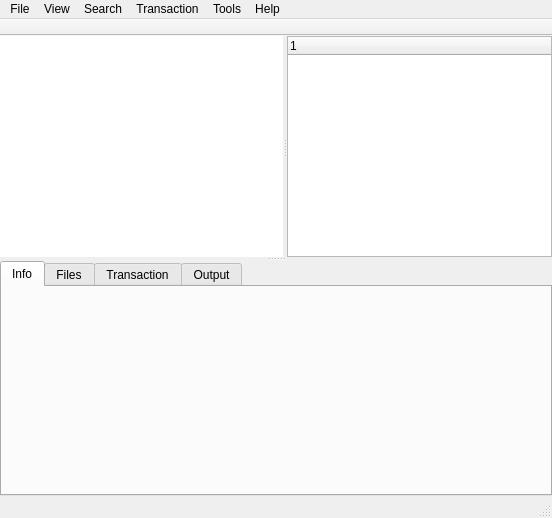
<?xml version="1.0" encoding="UTF-8"?>
<ui version="4.0">
 <class>MainWindow</class>
 <widget class="QMainWindow" name="MainWindow">
  <property name="geometry">
   <rect>
    <x>0</x>
    <y>0</y>
    <width>552</width>
    <height>518</height>
   </rect>
  </property>
  <property name="windowTitle">
   <string>Octopi</string>
  </property>
  <property name="windowIcon">
   <iconset>
    <normaloff>:/resorces/icons/resources/icons/octopi_yellow.png</normaloff>:/resorces/icons/resources/icons/octopi_yellow.png</iconset>
  </property>
  <widget class="QWidget" name="centralWidget">
   <property name="enabled">
    <bool>true</bool>
   </property>
   <layout class="QGridLayout" name="gridLayout">
    <property name="leftMargin">
     <number>0</number>
    </property>
    <property name="topMargin">
     <number>0</number>
    </property>
    <property name="rightMargin">
     <number>0</number>
    </property>
    <property name="bottomMargin">
     <number>0</number>
    </property>
    <property name="spacing">
     <number>0</number>
    </property>
    <item row="0" column="0">
     <widget class="QSplitter" name="splitterHorizontal">
      <property name="orientation">
       <enum>Qt::Vertical</enum>
      </property>
      <widget class="QSplitter" name="splitterVertical">
       <property name="orientation">
        <enum>Qt::Horizontal</enum>
       </property>
       <widget class="QTreeView" name="tvPackages">
        <property name="sizePolicy">
         <sizepolicy hsizetype="Expanding" vsizetype="MinimumExpanding">
          <horstretch>0</horstretch>
          <verstretch>0</verstretch>
         </sizepolicy>
        </property>
        <property name="minimumSize">
         <size>
          <width>0</width>
          <height>0</height>
         </size>
        </property>
        <property name="maximumSize">
         <size>
          <width>16777215</width>
          <height>16777215</height>
         </size>
        </property>
        <property name="frameShape">
         <enum>QFrame::NoFrame</enum>
        </property>
        <property name="frameShadow">
         <enum>QFrame::Plain</enum>
        </property>
        <property name="indentation">
         <number>20</number>
        </property>
       </widget>
       <widget class="QTreeWidget" name="twGroups">
        <property name="maximumSize">
         <size>
          <width>265</width>
          <height>16777215</height>
         </size>
        </property>
        <column>
         <property name="text">
          <string notr="true">1</string>
         </property>
        </column>
       </widget>
      </widget>
      <widget class="QTabWidget" name="twProperties">
       <property name="sizePolicy">
        <sizepolicy hsizetype="Expanding" vsizetype="Expanding">
         <horstretch>0</horstretch>
         <verstretch>0</verstretch>
        </sizepolicy>
       </property>
       <property name="minimumSize">
        <size>
         <width>0</width>
         <height>235</height>
        </size>
       </property>
       <property name="currentIndex">
        <number>0</number>
       </property>
       <widget class="QWidget" name="tabInfo">
        <attribute name="title">
         <string>Info</string>
        </attribute>
       </widget>
       <widget class="QWidget" name="tbFiles">
        <attribute name="title">
         <string>Files</string>
        </attribute>
       </widget>
       <widget class="QWidget" name="tabTransaction">
        <attribute name="title">
         <string>Transaction</string>
        </attribute>
       </widget>
       <widget class="QWidget" name="tabOutput">
        <attribute name="title">
         <string>Output</string>
        </attribute>
       </widget>
      </widget>
     </widget>
    </item>
   </layout>
  </widget>
  <widget class="QMenuBar" name="menuBar">
   <property name="geometry">
    <rect>
     <x>0</x>
     <y>0</y>
     <width>552</width>
     <height>22</height>
    </rect>
   </property>
   <property name="contextMenuPolicy">
    <enum>Qt::NoContextMenu</enum>
   </property>
   <widget class="QMenu" name="menuHelp">
    <property name="title">
     <string>Help</string>
    </property>
    <addaction name="actionHelpUsage"/>
    <addaction name="separator"/>
    <addaction name="actionHelpAbout"/>
   </widget>
   <widget class="QMenu" name="menuView">
    <property name="title">
     <string>View</string>
    </property>
    <addaction name="actionViewAllPackages"/>
    <addaction name="actionViewInstalledPackages"/>
    <addaction name="actionViewNonInstalledPackages"/>
    <addaction name="separator"/>
   </widget>
   <widget class="QMenu" name="menuTransaction">
    <property name="title">
     <string>Transaction</string>
    </property>
    <addaction name="actionCommit"/>
    <addaction name="actionCancel"/>
   </widget>
   <widget class="QMenu" name="menuFile">
    <property name="title">
     <string>File</string>
    </property>
    <addaction name="actionGetNews"/>
    <addaction name="actionSyncPackages"/>
    <addaction name="actionSystemUpgrade"/>
    <addaction name="separator"/>
    <addaction name="actionInstallLocalPackage"/>
    <addaction name="actionOpenRootTerminal"/>
    <addaction name="separator"/>
    <addaction name="actionExit"/>
   </widget>
   <widget class="QMenu" name="menuSearch">
    <property name="title">
     <string>Search</string>
    </property>
    <addaction name="actionSearchByDescription"/>
    <addaction name="actionSearchByFile"/>
    <addaction name="actionSearchByName"/>
    <addaction name="separator"/>
    <addaction name="actionUseInstantSearch"/>
   </widget>
   <widget class="QMenu" name="menuTools">
    <property name="title">
     <string>Tools</string>
    </property>
    <addaction name="actionCacheCleaner"/>
    <addaction name="actionPacmanLogViewer"/>
    <addaction name="actionRepositoryEditor"/>
   </widget>
   <addaction name="menuFile"/>
   <addaction name="menuView"/>
   <addaction name="menuSearch"/>
   <addaction name="menuTransaction"/>
   <addaction name="menuTools"/>
   <addaction name="menuHelp"/>
  </widget>
  <widget class="QToolBar" name="mainToolBar">
   <property name="contextMenuPolicy">
    <enum>Qt::NoContextMenu</enum>
   </property>
   <property name="movable">
    <bool>false</bool>
   </property>
   <attribute name="toolBarArea">
    <enum>TopToolBarArea</enum>
   </attribute>
   <attribute name="toolBarBreak">
    <bool>false</bool>
   </attribute>
  </widget>
  <widget class="QStatusBar" name="statusBar"/>
  <action name="actionHelpAbout">
   <property name="text">
    <string>About</string>
   </property>
   <property name="iconText">
    <string>About</string>
   </property>
   <property name="iconVisibleInMenu">
    <bool>true</bool>
   </property>
  </action>
  <action name="actionViewNonInstalledPackages">
   <property name="checkable">
    <bool>true</bool>
   </property>
   <property name="checked">
    <bool>false</bool>
   </property>
   <property name="text">
    <string>Non installed</string>
   </property>
  </action>
  <action name="actionCommit">
   <property name="icon">
    <iconset resource="../resources.qrc">
     <normaloff>:/resources/images/commit.png</normaloff>:/resources/images/commit.png</iconset>
   </property>
   <property name="text">
    <string>Commit</string>
   </property>
   <property name="shortcut">
    <string>Ctrl+M</string>
   </property>
  </action>
  <action name="actionCancel">
   <property name="icon">
    <iconset resource="../resources.qrc">
     <normaloff>:/resources/images/rollback.png</normaloff>:/resources/images/rollback.png</iconset>
   </property>
   <property name="text">
    <string>Cancel</string>
   </property>
   <property name="toolTip">
    <string>Cancel</string>
   </property>
   <property name="shortcut">
    <string>Ctrl+E</string>
   </property>
  </action>
  <action name="actionSyncPackages">
   <property name="icon">
    <iconset resource="../resources.qrc">
     <normaloff>:/resources/images/refresh.png</normaloff>:/resources/images/refresh.png</iconset>
   </property>
   <property name="text">
    <string>Sync database</string>
   </property>
   <property name="shortcut">
    <string>Ctrl+D</string>
   </property>
  </action>
  <action name="actionExit">
   <property name="icon">
    <iconset resource="../resources.qrc">
     <normaloff>:/resources/images/exit.png</normaloff>:/resources/images/exit.png</iconset>
   </property>
   <property name="text">
    <string>Exit</string>
   </property>
   <property name="shortcut">
    <string>Ctrl+Q</string>
   </property>
  </action>
  <action name="actionSystemUpgrade">
   <property name="icon">
    <iconset resource="../resources.qrc">
     <normaloff>:/resources/images/fast_forward.png</normaloff>:/resources/images/fast_forward.png</iconset>
   </property>
   <property name="text">
    <string>System upgrade</string>
   </property>
   <property name="shortcut">
    <string>Ctrl+P</string>
   </property>
  </action>
  <action name="actionInstall">
   <property name="icon">
    <iconset resource="../resources.qrc">
     <normaloff>:/resources/images/toinstall.png</normaloff>:/resources/images/toinstall.png</iconset>
   </property>
   <property name="text">
    <string>Install</string>
   </property>
   <property name="toolTip">
    <string>Install</string>
   </property>
  </action>
  <action name="actionRemove">
   <property name="icon">
    <iconset resource="../resources.qrc">
     <normaloff>:/resources/images/toremove.png</normaloff>:/resources/images/toremove.png</iconset>
   </property>
   <property name="text">
    <string>Remove</string>
   </property>
   <property name="toolTip">
    <string>Remove</string>
   </property>
  </action>
  <action name="actionOutdated_packages">
   <property name="text">
    <string>Outdated packages</string>
   </property>
  </action>
  <action name="actionGetNews">
   <property name="icon">
    <iconset resource="../resources.qrc">
     <normaloff>:/resources/images/rss.png</normaloff>:/resources/images/rss.png</iconset>
   </property>
   <property name="text">
    <string>Get latest distro news</string>
   </property>
   <property name="shortcut">
    <string>Ctrl+G</string>
   </property>
  </action>
  <action name="actionRemoveGroup">
   <property name="icon">
    <iconset resource="../resources.qrc">
     <normaloff>:/resources/images/toremove.png</normaloff>:/resources/images/toremove.png</iconset>
   </property>
   <property name="text">
    <string>Remove group</string>
   </property>
  </action>
  <action name="actionInstallGroup">
   <property name="icon">
    <iconset resource="../resources.qrc">
     <normaloff>:/resources/images/toinstall.png</normaloff>:/resources/images/toinstall.png</iconset>
   </property>
   <property name="text">
    <string>Install group</string>
   </property>
  </action>
  <action name="actionCollapseItem">
   <property name="icon">
    <iconset resource="../resources.qrc">
     <normaloff>:/resources/images/collapse.png</normaloff>:/resources/images/collapse.png</iconset>
   </property>
   <property name="text">
    <string>Collapse item</string>
   </property>
  </action>
  <action name="actionExpandItem">
   <property name="icon">
    <iconset resource="../resources.qrc">
     <normaloff>:/resources/images/expand.png</normaloff>:/resources/images/expand.png</iconset>
   </property>
   <property name="text">
    <string>Expand item</string>
   </property>
  </action>
  <action name="actionCollapseAllItems">
   <property name="icon">
    <iconset resource="../resources.qrc">
     <normaloff>:/resources/images/collapse.png</normaloff>:/resources/images/collapse.png</iconset>
   </property>
   <property name="text">
    <string>Collapse all items</string>
   </property>
  </action>
  <action name="actionExpandAllItems">
   <property name="icon">
    <iconset resource="../resources.qrc">
     <normaloff>:/resources/images/expand.png</normaloff>:/resources/images/expand.png</iconset>
   </property>
   <property name="text">
    <string>Expand all items</string>
   </property>
  </action>
  <action name="actionOpenFile">
   <property name="icon">
    <iconset resource="../resources.qrc">
     <normaloff>:/resources/images/binary.png</normaloff>:/resources/images/binary.png</iconset>
   </property>
   <property name="text">
    <string>Open file</string>
   </property>
  </action>
  <action name="actionEditFile">
   <property name="icon">
    <iconset resource="../resources.qrc">
     <normaloff>:/resources/images/editfile.png</normaloff>:/resources/images/editfile.png</iconset>
   </property>
   <property name="text">
    <string>Edit file</string>
   </property>
  </action>
  <action name="actionOpenDirectory">
   <property name="icon">
    <iconset resource="../resources.qrc">
     <normaloff>:/resources/images/folder.png</normaloff>:/resources/images/folder.png</iconset>
   </property>
   <property name="text">
    <string>Open directory</string>
   </property>
  </action>
  <action name="actionOpenTerminal">
   <property name="icon">
    <iconset resource="../resources.qrc">
     <normaloff>:/resources/images/terminal.png</normaloff>:/resources/images/terminal.png</iconset>
   </property>
   <property name="text">
    <string>Open terminal here</string>
   </property>
  </action>
  <action name="actionRemoveTransactionItem">
   <property name="icon">
    <iconset resource="../resources.qrc">
     <normaloff>:/resources/images/window_close.png</normaloff>:/resources/images/window_close.png</iconset>
   </property>
   <property name="text">
    <string>Remove item</string>
   </property>
   <property name="iconVisibleInMenu">
    <bool>true</bool>
   </property>
  </action>
  <action name="actionRemoveTransactionItems">
   <property name="icon">
    <iconset resource="../resources.qrc">
     <normaloff>:/resources/images/window_close.png</normaloff>:/resources/images/window_close.png</iconset>
   </property>
   <property name="text">
    <string>Remove items</string>
   </property>
   <property name="iconVisibleInMenu">
    <bool>true</bool>
   </property>
  </action>
  <action name="actionSearchByDescription">
   <property name="checkable">
    <bool>true</bool>
   </property>
   <property name="text">
    <string>By description</string>
   </property>
  </action>
  <action name="actionSearchByName">
   <property name="checkable">
    <bool>true</bool>
   </property>
   <property name="text">
    <string>By name</string>
   </property>
  </action>
  <action name="actionFindFileInPackage">
   <property name="icon">
    <iconset resource="../resources.qrc">
     <normaloff>:/resources/images/find.png</normaloff>:/resources/images/find.png</iconset>
   </property>
   <property name="text">
    <string>Find a file</string>
   </property>
  </action>
  <action name="actionOpenRootTerminal">
   <property name="icon">
    <iconset resource="../resources.qrc">
     <normaloff>:/resources/images/terminal.png</normaloff>:/resources/images/terminal.png</iconset>
   </property>
   <property name="text">
    <string>Open root terminal</string>
   </property>
  </action>
  <action name="actionHelpUsage">
   <property name="text">
    <string>Usage</string>
   </property>
   <property name="shortcut">
    <string>F1</string>
   </property>
   <property name="iconVisibleInMenu">
    <bool>true</bool>
   </property>
  </action>
  <action name="actionInstallLocalPackage">
   <property name="text">
    <string>Install local package...</string>
   </property>
  </action>
  <action name="actionInstallAUR">
   <property name="icon">
    <iconset resource="../resources.qrc">
     <normaloff>:/resources/images/toinstall.png</normaloff>:/resources/images/toinstall.png</iconset>
   </property>
   <property name="text">
    <string>Install</string>
   </property>
  </action>
  <action name="actionPacmanLogViewer">
   <property name="enabled">
    <bool>true</bool>
   </property>
   <property name="text">
    <string>Pacman Log Viewer</string>
   </property>
   <property name="shortcut">
    <string>Ctrl+Shift+V</string>
   </property>
   <property name="visible">
    <bool>true</bool>
   </property>
  </action>
  <action name="actionRepositoryEditor">
   <property name="icon">
    <iconset resource="../resources.qrc">
     <normaloff>:/resources/images/binary.png</normaloff>:/resources/images/binary.png</iconset>
   </property>
   <property name="text">
    <string>Repository Editor</string>
   </property>
   <property name="shortcut">
    <string>Ctrl+Shift+P</string>
   </property>
  </action>
  <action name="actionCacheCleaner">
   <property name="icon">
    <iconset resource="../resources.qrc">
     <normaloff>:/resources/images/cachecleaner.png</normaloff>:/resources/images/cachecleaner.png</iconset>
   </property>
   <property name="text">
    <string>Cache Cleaner</string>
   </property>
   <property name="shortcut">
    <string>Ctrl+Shift+N</string>
   </property>
  </action>
  <action name="actionViewInstalledPackages">
   <property name="checkable">
    <bool>true</bool>
   </property>
   <property name="text">
    <string>Installed</string>
   </property>
  </action>
  <action name="actionViewAllPackages">
   <property name="checkable">
    <bool>true</bool>
   </property>
   <property name="text">
    <string/>
   </property>
  </action>
  <action name="actionSearchByFile">
   <property name="checkable">
    <bool>true</bool>
   </property>
   <property name="text">
    <string>By file</string>
   </property>
  </action>
  <action name="actionUseInstantSearch">
   <property name="checkable">
    <bool>true</bool>
   </property>
   <property name="text">
    <string>Use Instant Search</string>
   </property>
  </action>
 </widget>
 <layoutdefault spacing="6" margin="11"/>
 <tabstops>
  <tabstop>tvPackages</tabstop>
  <tabstop>twProperties</tabstop>
 </tabstops>
 <resources>
  <include location="../resources.qrc"/>
 </resources>
 <connections/>
</ui>
